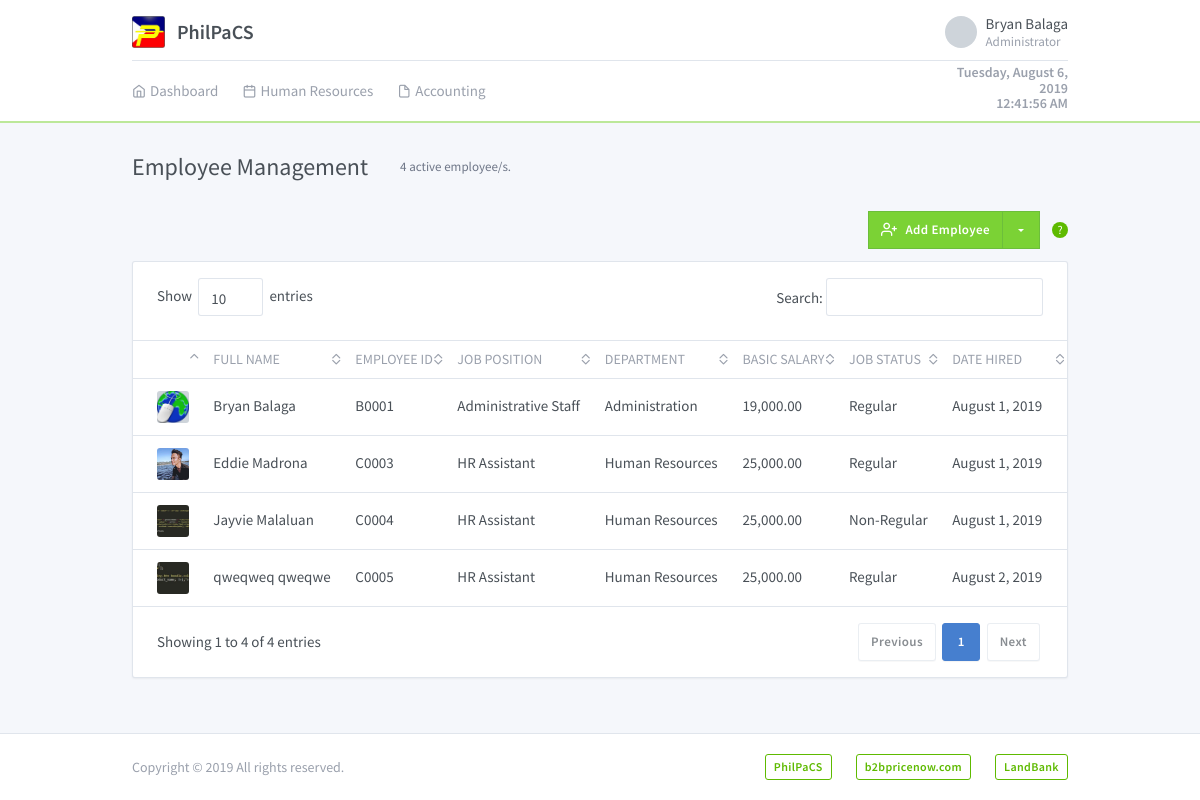
Page /system/employee.php (signed in) on the earlier database version.
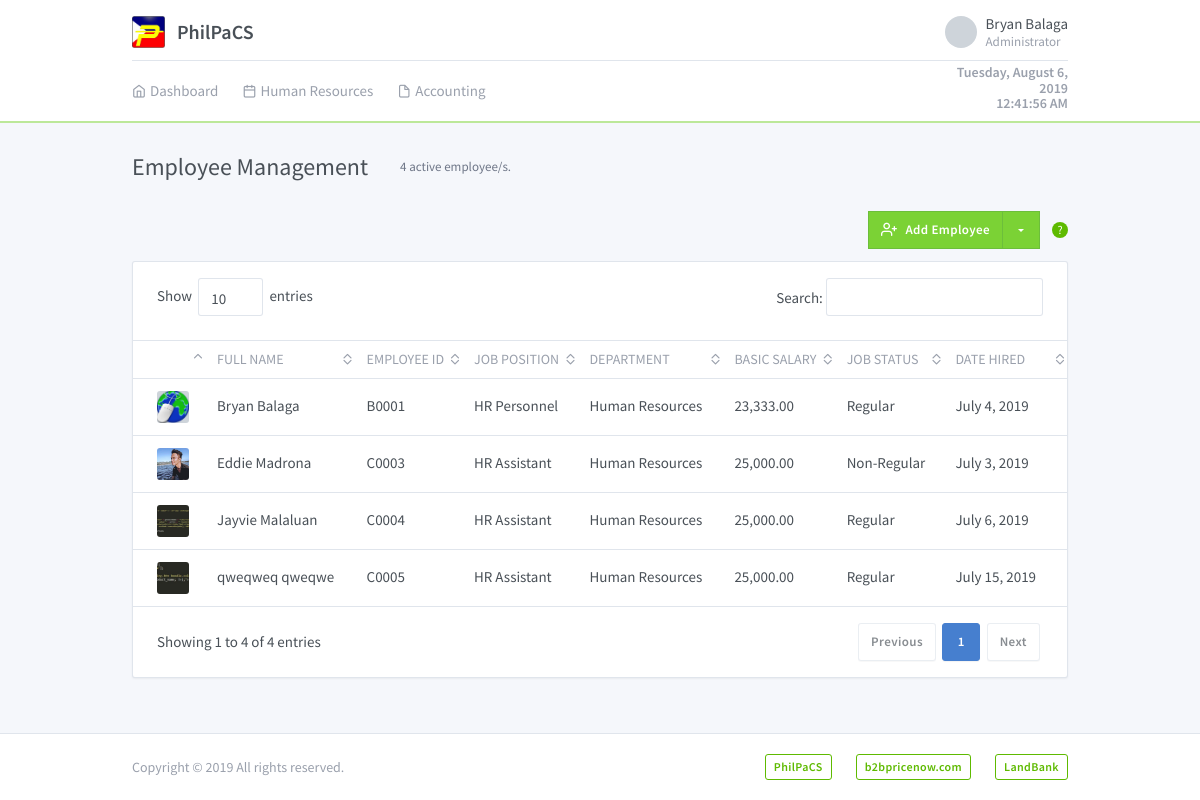
Same page on the later database version.
### tables this page shows
CREATE TABLE `personaldetailstbl` (
  `personalID` int(11) NOT NULL AUTO_INCREMENT,
  `firstName` varchar(50) NOT NULL,
  `middleName` varchar(50) DEFAULT NULL,
  `lastName` varchar(50) NOT NULL,
  `contactNumber` varchar(15) NOT NULL,
  `email` varchar(60) NOT NULL,
  `gender` tinyint(1) NOT NULL,
  `birthday` date NOT NULL,
  `age` int(3) NOT NULL,
  `photo` varchar(255) DEFAULT NULL,
  `status` tinyint(1) NOT NULL,
  PRIMARY KEY (`personalID`)
);

CREATE TABLE `positiontbl` (
  `positionID` int(11) NOT NULL AUTO_INCREMENT,
  `departmentID` int(11) NOT NULL,
  `code` varchar(1) NOT NULL,
  `positionName` varchar(50) NOT NULL,
  `basicSalary` double NOT NULL,
  `status` tinyint(1) NOT NULL,
  PRIMARY KEY (`positionID`)
);

CREATE TABLE `departmenttbl` (
  `departmentID` int(11) NOT NULL AUTO_INCREMENT,
  `departmentName` varchar(50) NOT NULL,
  `status` tinyint(1) NOT NULL,
  PRIMARY KEY (`departmentID`)
);

CREATE TABLE `employeetbl` (
  `employeeID` int(4) unsigned zerofill NOT NULL AUTO_INCREMENT,
  `positionID` int(3) NOT NULL,
  `jobStatus` tinyint(1) NOT NULL,
  `dateHired` date NOT NULL,
  PRIMARY KEY (`employeeID`)
);

### models/Config.php (called while the page is built, shortened)
<?php
require_once 'Database.php';
class Config extends Database {
	protected $conn;
	public function __construct() {
		$database = new Database();
		$this->conn = $database->db_connection();
	}
	public function runQuery($sql) {
		$stmt = $this->conn->prepare($sql);
		return $stmt;
	}
}

### models/Database.php (called while the page is built, shortened)
<?php
class Database {
	private $host = "localhost";
	private $dbname = "philpacs";
	private $username = "root";
	private $password = "";
	public function db_connection(){
		try {
			$this->conn = new PDO("mysql:host=" . $this->host . ";dbname=" . $this->dbname, $this->username, $this->password);
			$this->conn->setAttribute(PDO::ATTR_ERRMODE, PDO::ERRMODE_EXCEPTION);
			return $this->conn;
		} catch (PDOException $e) {
			echo "Connection Error: " . $e->getMessage();
		}
	}
}

### system/employee.php (the view, shortened to what the changed rows need)
<?php
    require_once '../models/Config.php';
    $config = new Config();
    $config->isnot_loggedin();
?>
<!DOCTYPE html>
<html lang="en" dir="ltr">
  <head>
    <link rel="stylesheet" href="https://maxcdn.bootstrapcdn.com/font-awesome/4.7.0/css/font-awesome.min.css">
    <?php include '../includes/plugins.php'; ?>
    <link rel="stylesheet" type="text/css" href="../assets/css/style.css" />
  </head>
  <body class="">
        <div class="page">
          <div class="flex-fill">
            <div class="my-3 my-md-5">
              <div class="container">
                <?php if (!isset($_GET['id']) && !isset($_GET['edit'])) : ?>
                  <div class="page-header">
                    <h1 class="page-title">
                      Employee Management
                    </h1>
                  </div>
                  <div class="row row-cards">
                    <div class="col-lg-12">
                      <div class="card">
                        <div class="table-responsive">
                          <table class="table card-table table-vcenter text-nowrap datatable table-hover" id="employeeTable">
                            <thead>
                              <tr>
                                <th class="w-1"></th>
                                <th>Full Name</th>
                                <th>Employee ID</th>
                                <th>Job Position</th>
                                <th>Department</th>
                                <th>Basic Salary</th>
                                <th>Job Status</th>
                                <th>Date Hired</th>
                              </tr>
                            </thead>
                            <tbody>
                              <?php
                                $status = 1;
                                $stmt = $config->runQuery("SELECT personaldetailstbl.personalID,
                                                            CONCAT (personaldetailstbl.firstName, ' ', personaldetailstbl.lastName) AS fullname,
                                                              personaldetailstbl.photo AS profilePicture,
                                                            CONCAT (positiontbl.code, employeetbl.employeeID) AS employeeNumber,
                                                            IF (employeetbl.jobStatus = 1, 'Regular', 'Non-Regular') AS jobStatus,
                                                              employeetbl.dateHired,
                                                              positiontbl.positionName,
                                                              positiontbl.basicSalary,
                                                              departmenttbl.departmentName
                                                           FROM personaldetailstbl
                                                           INNER JOIN employeetbl
                                                           ON personaldetailstbl.personalID = employeetbl.employeeID
                                                           INNER JOIN positiontbl
                                                           ON employeetbl.positionID = positiontbl.positionID
                                                           INNER JOIN departmenttbl
                                                           ON positiontbl.departmentID = departmenttbl.departmentID
                                                           WHERE personaldetailstbl.status=:status");
                                $stmt->execute(array(":status" => $status));
                                while ($row = $stmt->fetch(PDO::FETCH_ASSOC)) {
                                  $personalID = $row['personalID'];
                                  $profilePicture = $row['profilePicture'];
                                  $fullname = $row['fullname'];
                                  $employeeNumber = $row['employeeNumber'];
                                  $status = $row['jobStatus'];
                                  $dateHired = $row['dateHired'];
                                  $position = $row['positionName'];
                                  $basicSalary = $row['basicSalary'];
                                  $department = $row['departmentName'];
                                  $dateHired = date('F j, Y', strtotime($dateHired));
                                  $basicSalary = number_format($basicSalary, 2);
                                  ?>
                                  <tr class="employee-link" data-href="./employee.php?id=<?=$personalID;?>">
                                      <td>
                                          <span class="avatar d-block rounded" style="background-image: url(<?php if ($profilePicture !== "") { ?>'<?=$profilePicture?>' <?php ; } else { ?> ../assets/logo/image_placeholder.png <?php } ?>)"></span>
                                      </td>
                                      <td>
                                          <?=$fullname;?>
                                      </td>
                                      <td><?=$employeeNumber;?></td>
                                      <td><?=$position;?></td>
                                      <td><?=$department;?></td>
                                      <td><?=$basicSalary;?></td>
                                      <td><?=$status;?></td>
                                      <td><?=$dateHired;?></td>
                                  </tr>
                                  <?php
                                }
                              ?>
                            </tbody>
                          </table>
                        </div>
                    </div>
                  </div>
                <?php endif ?>
              </div>
            </div>
          </div>
        </div>
      </div>
  </body>
</html>

Differences in the rows shown:
changed through a linked row, personaldetailstbl: positiontbl.positionName "Administrative Staff" → "HR Personnel"; departmenttbl.departmentName "Administration" → "Human Resources"; positiontbl.basicSalary "19,000.00" → "23,333.00"; employeetbl.dateHired "August 1, 2019" → "July 4, 2019"
changed through a linked row, personaldetailstbl: status "Regular" → "Non-Regular"; employeetbl.dateHired "August 1, 2019" → "July 3, 2019"
changed through a linked row, personaldetailstbl: status "Non-Regular" → "Regular"; employeetbl.dateHired "August 1, 2019" → "July 6, 2019"
changed through a linked row, personaldetailstbl: employeetbl.dateHired "August 2, 2019" → "July 15, 2019"
